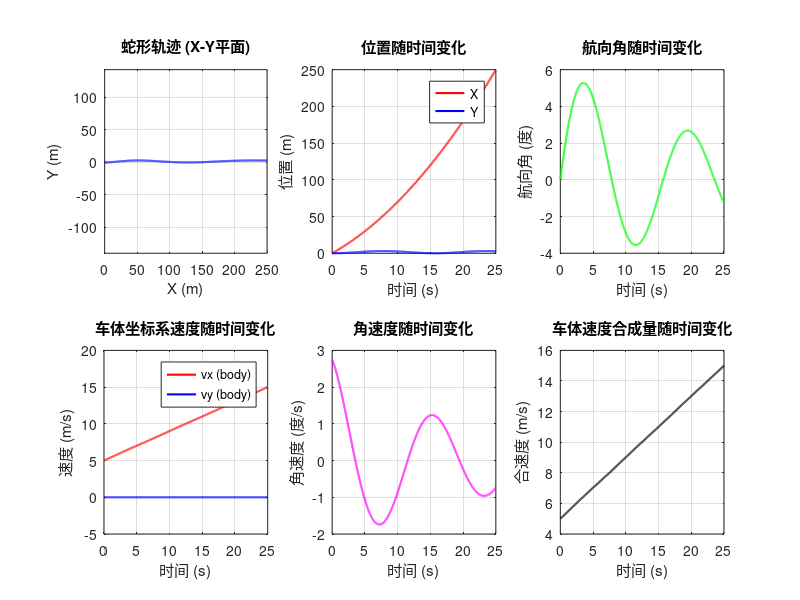

This figure's MATLAB source: (Note: this script raises an error after producing the figure.)
% 生成蛇形参考轨迹
% 包含position和velocity字段
% position: x, y, yaw
% velocity: vx, vy, wz
% 总时长25s，采样间隔0.01s，初速度vx=5m/s

clear; clc; close all;

% 参数设置
T_total = 25;           % 总时长（秒）
dt = 0.01;              % 采样间隔（秒）
t = 0:dt:T_total;       % 时间向量
N = length(t);          % 采样点数

% 初始速度
vx0 = 5;                % 初始x方向速度（m/s）
vx_final = 15;          % 最终x方向速度（m/s）

% 蛇形轨迹参数
A = 3;                  % y方向振幅（米）
omega = 0.4;            % 蛇形频率（rad/s）
acceleration = (vx_final - vx0) / T_total;  % x方向加速度（m/s^2）
Ay = A / 2;             % 为保证y最大幅值仍为A，使用 Ay*(1-cos) 形式（最大=2*Ay=A）

% 初始化数组
position = struct('x', zeros(N, 1), 'y', zeros(N, 1), 'yaw', zeros(N, 1));
velocity = struct('vx', zeros(N, 1), 'vy', zeros(N, 1), 'wz', zeros(N, 1));

% 说明：
% - 位置(x,y)在全局坐标系中生成
% - yaw 使用全局速度方向（轨迹切线方向）计算
% - vx/vy 输出为“自车坐标系（车体坐标系）”速度：
%   vx: 车体纵向速度，vy: 车体横向速度
%   这样可与TruckSim常见输出（车体VX/VY）一致，避免坐标系不一致导致跟踪发散

% 先生成全局速度分量（用于计算yaw、wz），再旋转到车体坐标系
vx_global = zeros(N, 1);
vy_global = zeros(N, 1);

% 生成轨迹（位置 + 全局速度）
for i = 1:N
    % x方向：加速运动
    % x(t) = vx0*t + 0.5*a*t^2
    position.x(i) = vx0 * t(i) + 0.5 * acceleration * t(i)^2;
    
% y方向：蛇形（使用 1-cos 形式保证初值平滑）
% 目的：t=0 时 y=0、dy/dt=0、yaw=0，避免一开始出现较大的航向角阶跃
% y(t) = Ay * (1 - cos(omega * t))
position.y(i) = Ay * (1 - cos(omega * t(i)));
    
    % 全局x方向速度：线性加速
    vx_global(i) = vx0 + acceleration * t(i);
    
% 全局y方向速度：对y求导
% vy_global = dy/dt = Ay * omega * sin(omega * t)
vy_global(i) = Ay * omega * sin(omega * t(i));
    
    % 航向角yaw：根据速度方向计算
    % yaw = atan2(vy_global, vx_global)
    position.yaw(i) = atan2(vy_global(i), vx_global(i));
end

% 更精确的wz计算（使用解析方法，基于全局速度分量）
% wz = d(yaw)/dt = d(atan2(vy, vx))/dt
% 使用导数公式：d(atan2(y,x))/dt = (x*dy/dt - y*dx/dt) / (x^2 + y^2)
for i = 1:N
    vx = vx_global(i);
    vy = vy_global(i);
% vy_global对t的导数：d(vy_global)/dt = Ay*omega^2*cos(omega*t)
dvy_dt = Ay * omega^2 * cos(omega * t(i));
    % vx_global对t的导数：d(vx_global)/dt = acceleration
    dvx_dt = acceleration;
    
    % 计算wz
    if abs(vx) > 1e-6 || abs(vy) > 1e-6
        velocity.wz(i) = (vx * dvy_dt - vy * dvx_dt) / (vx^2 + vy^2);
    else
        velocity.wz(i) = 0;
    end
end

% 将全局速度旋转到车体坐标系，作为最终输出的 vx/vy
% 车体坐标系定义：x轴沿车头方向（yaw），y轴向左
% [vx_body; vy_body] = R(-yaw) * [vx_global; vy_global]
for i = 1:N
    cy = cos(position.yaw(i));
    sy = sin(position.yaw(i));
    velocity.vx(i) =  cy * vx_global(i) + sy * vy_global(i);   % 纵向速度
    velocity.vy(i) = -sy * vx_global(i) + cy * vy_global(i);   % 横向速度
end

% 创建参考轨迹结构体
ref_trajectory = struct();
ref_trajectory.time = t';
ref_trajectory.position = position;
ref_trajectory.velocity = velocity;

% 保存为MAT文件
save('snake_trajectory_ref.mat', 'ref_trajectory');

% 显示轨迹信息
fprintf('参考轨迹生成完成！\n');
fprintf('总时长: %.2f 秒\n', T_total);
fprintf('采样点数: %d\n', N);
fprintf('采样频率: %.0f Hz\n', 1/dt);
fprintf('初始速度 vx: %.2f m/s\n', vx0);
fprintf('最终速度 vx: %.2f m/s\n', velocity.vx(end));
fprintf('加速度: %.2f m/s^2\n', acceleration);
fprintf('轨迹已保存到: snake_trajectory_ref.mat\n\n');

% 绘制轨迹图
figure('Position', [100, 100, 1200, 800]);

% 子图1：x-y平面轨迹
subplot(2, 3, 1);
plot(position.x, position.y, 'b-', 'LineWidth', 1.5);
xlabel('X (m)');
ylabel('Y (m)');
title('蛇形轨迹 (X-Y平面)');
grid on;
axis equal;

% 子图2：位置随时间变化
subplot(2, 3, 2);
plot(t, position.x, 'r-', 'LineWidth', 1.5); hold on;
plot(t, position.y, 'b-', 'LineWidth', 1.5);
xlabel('时间 (s)');
ylabel('位置 (m)');
title('位置随时间变化');
legend('X', 'Y', 'Location', 'best');
grid on;

% 子图3：航向角随时间变化
subplot(2, 3, 3);
plot(t, position.yaw * 180/pi, 'g-', 'LineWidth', 1.5);
xlabel('时间 (s)');
ylabel('航向角 (度)');
title('航向角随时间变化');
grid on;

% 子图4：速度随时间变化
subplot(2, 3, 4);
plot(t, velocity.vx, 'r-', 'LineWidth', 1.5); hold on;
plot(t, velocity.vy, 'b-', 'LineWidth', 1.5);
xlabel('时间 (s)');
ylabel('速度 (m/s)');
title('车体坐标系速度随时间变化');
legend('vx (body)', 'vy (body)', 'Location', 'best');
grid on;

% 子图5：角速度随时间变化
subplot(2, 3, 5);
plot(t, velocity.wz * 180/pi, 'm-', 'LineWidth', 1.5);
xlabel('时间 (s)');
ylabel('角速度 (度/s)');
title('角速度随时间变化');
grid on;

% 子图6：合速度随时间变化
subplot(2, 3, 6);
v_total = sqrt(velocity.vx.^2 + velocity.vy.^2);
plot(t, v_total, 'k-', 'LineWidth', 1.5);
xlabel('时间 (s)');
ylabel('合速度 (m/s)');
title('车体速度合成量随时间变化');
grid on;

sgtitle('蛇形参考轨迹分析', 'FontSize', 14, 'FontWeight', 'bold');

% 显示前10个数据点
fprintf('前10个参考轨迹点:\n');
fprintf('时间(s)\t\tX(m)\t\tY(m)\t\tYaw(deg)\tvx(m/s)\t\tvy(m/s)\twz(deg/s)\n');
fprintf('----------------------------------------------------------------------------\n');
for i = 1:min(10, N)
    fprintf('%.2f\t\t%.4f\t\t%.4f\t\t%.2f\t\t%.4f\t\t%.4f\t\t%.2f\n', ...
        t(i), position.x(i), position.y(i), position.yaw(i)*180/pi, ...
        velocity.vx(i), velocity.vy(i), velocity.wz(i)*180/pi);
end

fprintf('\n轨迹生成完成！\n');
